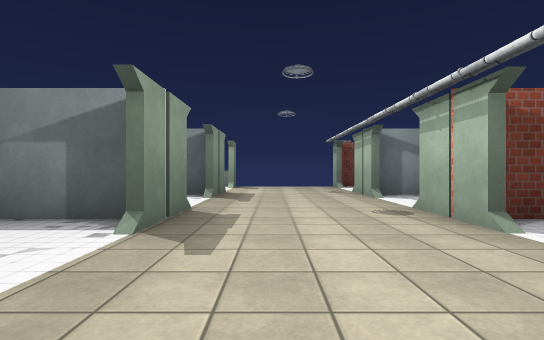
[1] (above)

16 first-person views from a walk through a scene from a Unity 3-D project. The camera is 1.2 m above the floor, looks level and sees 85° across. Doors are open. The floor is counted in squares, 2 m on a side. Each view is taken from the middle of a square. On the plan, view 1 faces up. The plan holds only what a view shows up to about 9 squares ahead; the rest is blank. Some surface patterns are stand-ins.

[2]
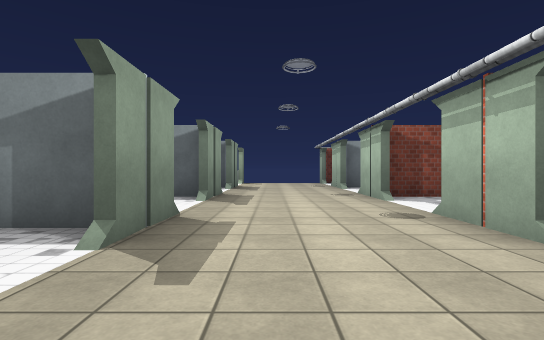

[3]
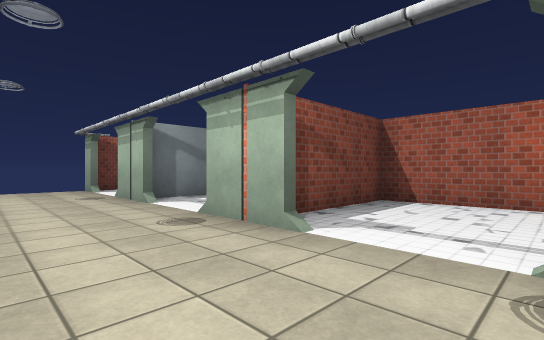

[4]
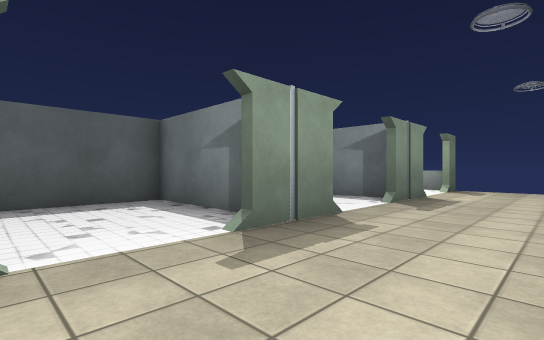

[5]
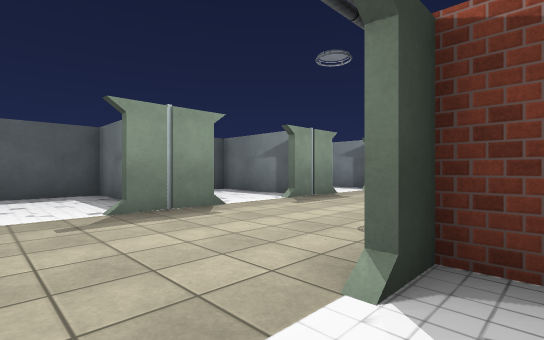

[6]
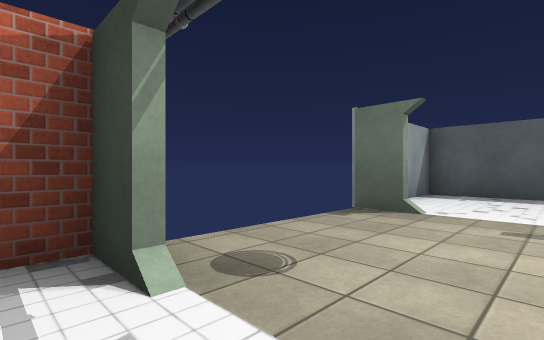

[7]
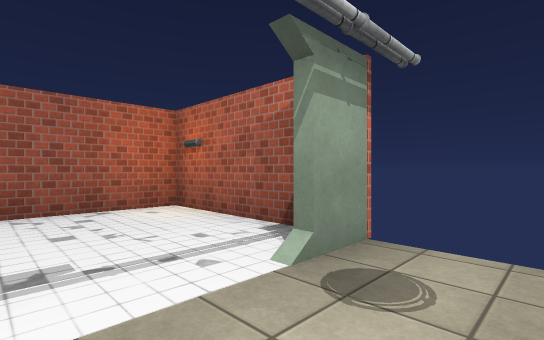

[8]
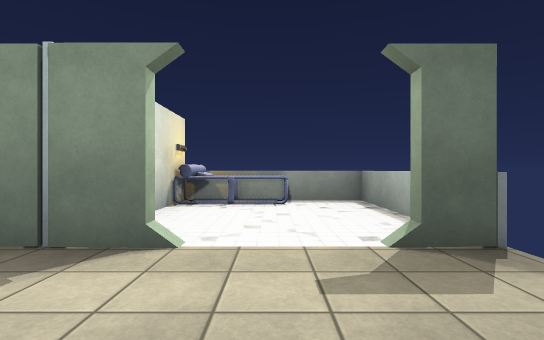

[9]
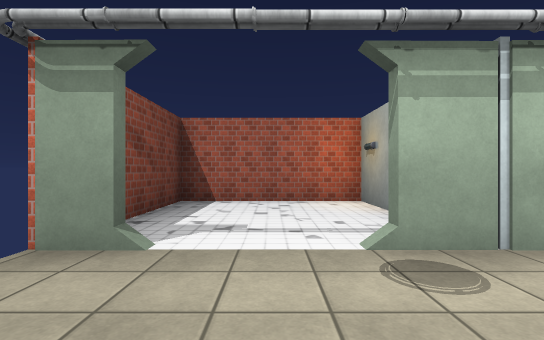

[10]
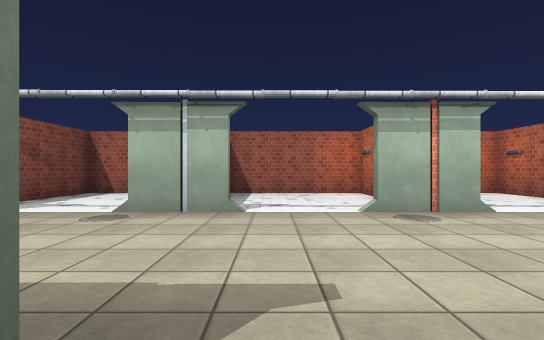

[11]
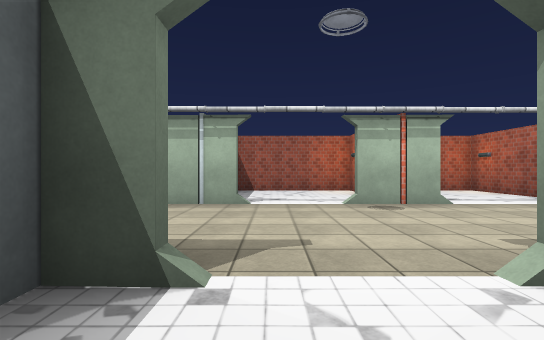

[12]
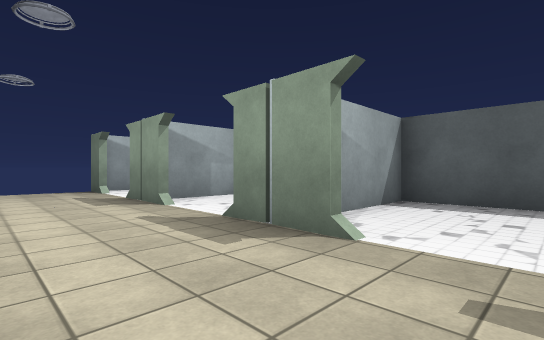

[13]
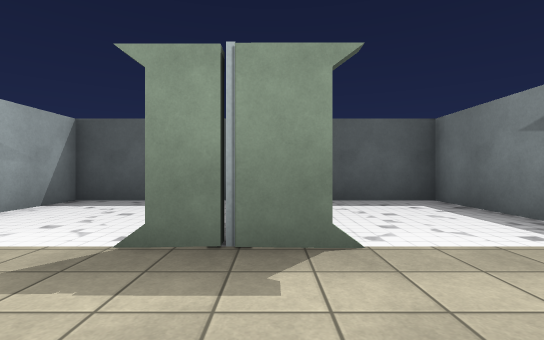

[14]
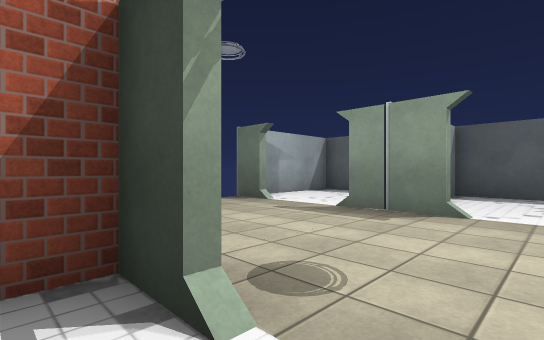

[15]
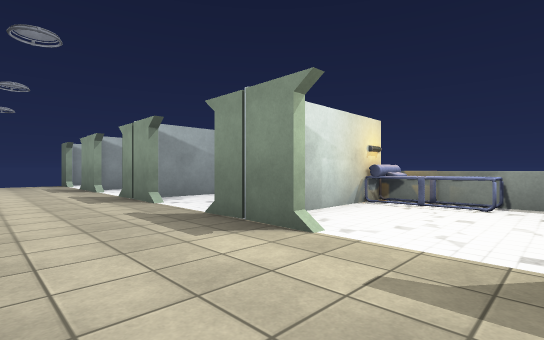

[16]
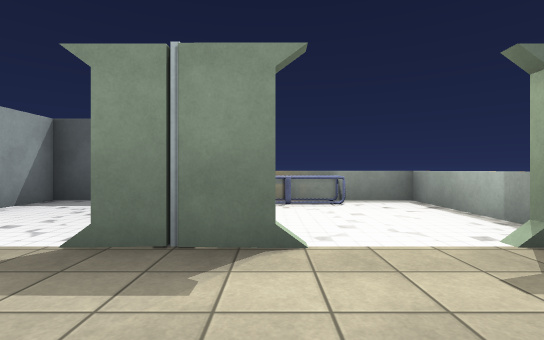

### Floor plan
Ten units are one square. View 1 is at (0, 0); x grows to the right and y downward. Boxes are objects, and circles mark ways between rooms. Rooms are numbered by the first view taken in them; rooms with no view inside come last. Other rooms are left out.
<svg viewBox="-54 -114 117 154">
<path fill="none" stroke="#000" d="M-13 -46 -13 -29M22 -29 22 -45M-13 -11 -13 7M22 -65 22 -81M-13 -83 -13 -64M22 6 22 -10M22 -100 22 -109M-13 25 -13 35M-13 -109 -13 -100M22 35 22 26M24 26 24 34 57 34 57 -1M30 -1 24 -1M-15 -72 -49 -72M-48 -71 -48 -41M-49 -37 -12 -37M24 -10 24 5M24 -2 58 -2M58 -36 21 -36M57 -1 57 -41M-17 -1 -49 -1M-48 -1 -48 34 -16 34M-16 -36 -49 -36M-49 -2 -16 -2M-48 -41 -48 -1M44 -73 58 -73M57 -71 57 -108 25 -108M-16 -108 -48 -108 -48 -71M-49 -73 -12 -73M40 -72 21 -72M46 -37 58 -37M57 -41 57 -71"/>
<rect x="-45" y="-95" width="10" height="20" fill="#bbb"><title>bed</title></rect>
<circle cx="20" cy="15" r="3" fill="#2a7"/>
<circle cx="-10" cy="-55" r="3" fill="#2a7"/>
<circle cx="20" cy="-20" r="3" fill="#2a7"/>
<circle cx="-10" cy="15" r="3" fill="#2a7"/>
<circle cx="-10" cy="-20" r="3" fill="#2a7"/>
<circle cx="20" cy="-90" r="3" fill="#2a7"/>
<circle cx="-10" cy="-90" r="3" fill="#2a7"/>
<circle cx="20" cy="-55" r="3" fill="#2a7"/>
<text x="0" y="-40">1</text>
<text x="40" y="20">2</text>
<text x="-30" y="-60">3</text>
<text x="40" y="-20">4</text>
<text x="-30" y="20">5</text>
<text x="-30" y="-20">6</text>
<text x="40" y="-90">7</text>
<text x="-30" y="-90">8</text>
<text x="40" y="-60">9</text>
</svg>
Room 1 opens to room 2. Room 1 opens to room 3. Room 1 opens to room 4. Room 1 opens to room 5. Room 1 opens to room 6. Room 1 opens to room 7. Room 1 opens to room 8. Room 1 opens to room 9.

Where each view was taken, in squares from view 1:
view 1: 0 up, 0 right, facing up
view 2: 3 down, 0 right, facing up
view 3: 1 up, 0 right, facing up-right
view 4: 1 up, 1 right, facing up-left
view 5: 2 down, 3 right, facing up-left
view 6: 1 down, 3 right, facing down-left
view 7: 1 down, 1 right, facing down-right
view 8: 9 up, 1 right, facing left
view 9: 9 up, 0 right, facing right
view 10: 6 up, 2 left, facing right
view 11: 6 up, 3 left, facing right
view 12: 6 up, 1 right, facing down-left
view 13: 4 up, 1 right, facing left
view 14: 2 up, 3 right, facing down-left
view 15: 10 up, 1 right, facing down-left
view 16: 8 up, 1 right, facing left
